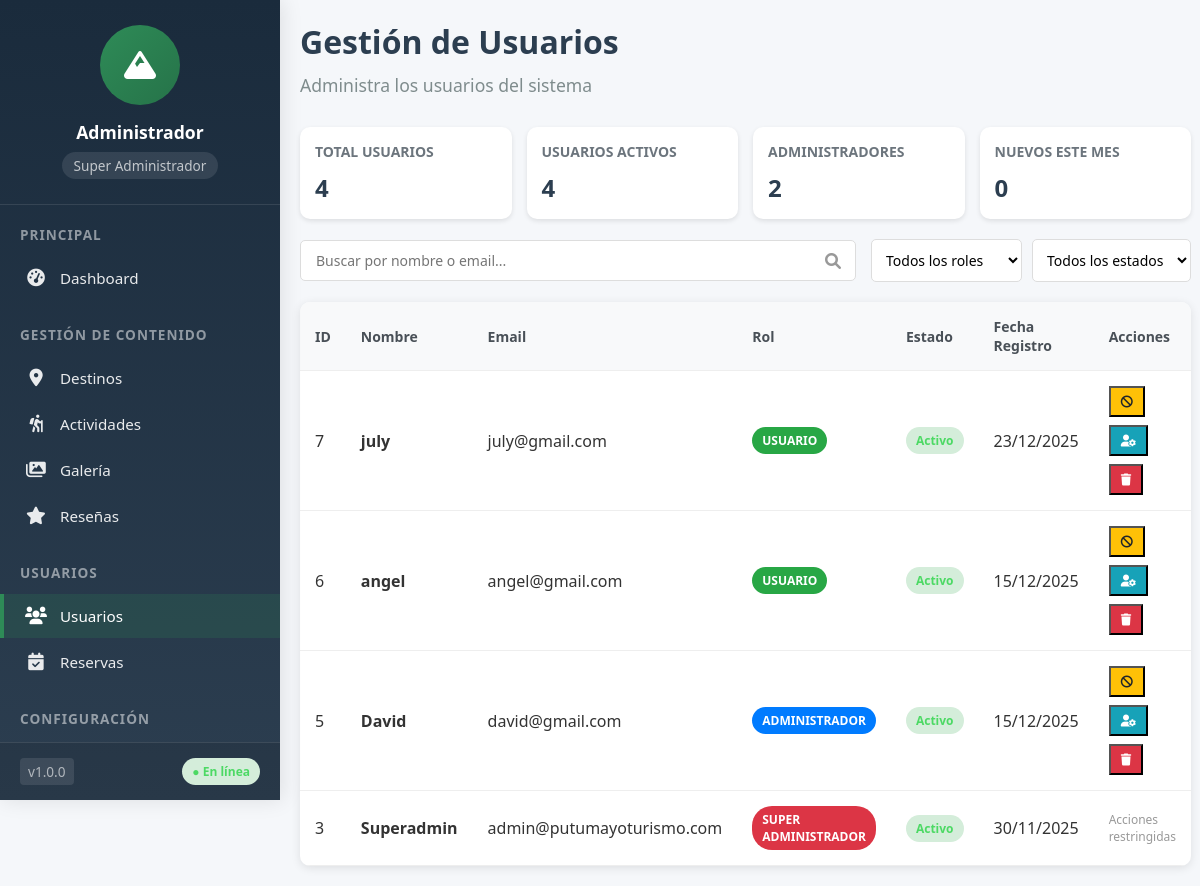
Screenshot of /admin/gestion-usuarios.php (signed in) with the database file from the repository.
### tables this page shows
CREATE TABLE `usuarios` (
  `id` int(11) NOT NULL,
  `nombre` varchar(100) NOT NULL,
  `email` varchar(100) NOT NULL,
  `telefono` varchar(20) DEFAULT NULL,
  `password` varchar(255) NOT NULL,
  `rol` enum('superadmin','admin','usuario') DEFAULT 'usuario',
  `activo` tinyint(1) DEFAULT 0,
  `fecha_registro` timestamp NOT NULL DEFAULT current_timestamp()
);

### includes/functions.php (called while the page is built, shortened)
<?php
function getRoleName($role)
{
    $roles = [
        'superadmin' => 'Super Administrador',
        'admin' => 'Administrador',
        'moderador' => 'Moderador',
        'usuario' => 'Usuario'
    ];
    return $roles[$role] ?? 'Usuario';
}
function formatDate($date, $format = 'd/m/Y')
{
    return date($format, strtotime($date));
}

### admin/gestion-usuarios.php (the view, shortened to what this page needs)
<?php
include '../includes/config.php';
$items_per_page = 10;
$current_page = isset($_GET['page']) ? max(1, (int)$_GET['page']) : 1;
$offset = ($current_page - 1) * $items_per_page;
$search = $_GET['search'] ?? '';
$sql = "SELECT * FROM usuarios WHERE 1=1";
$params = [];
$sql .= " ORDER BY fecha_registro DESC LIMIT ? OFFSET ?";
$params[] = $items_per_page;
$params[] = $offset;
try {
    $stmt = $pdo->prepare($sql);
    foreach ($params as $index => $param) {
        $stmt->bindValue($index + 1, $param, is_int($param) ? PDO::PARAM_INT : PDO::PARAM_STR);
    }
    $stmt->execute();
    $usuarios = $stmt->fetchAll(PDO::FETCH_ASSOC);
} catch (PDOException $e) {
    $usuarios = [];
    $error = "Error al cargar usuarios: " . $e->getMessage();
}
?>
<!DOCTYPE html>
<html lang="es">
<head>
    <link href="https://cdnjs.cloudflare.com/ajax/libs/font-awesome/6.0.0/css/all.min.css" rel="stylesheet">
</head>
<body>
    <div class="admin-container">
        <?php include 'sidebar.php'; ?>
        <div class="main-content">
            <div class="content-header">
                <h1>Gestión de Usuarios</h1>
                <p>Administra los usuarios del sistema</p>
            </div>
            <div class="user-stats">
                <?php
                try {
                    $stmt = $pdo->query("SELECT COUNT(*) as total FROM usuarios");
                    $total = $stmt->fetch()['total'] ?? 0;
                    $stmt = $pdo->query("SELECT COUNT(*) as total FROM usuarios WHERE activo = 1");
                    $activos = $stmt->fetch()['total'] ?? 0;
                    $stmt = $pdo->query("SELECT COUNT(*) as total FROM usuarios WHERE rol IN ('admin', 'superadmin')");
                    $admins = $stmt->fetch()['total'] ?? 0;
                    $stmt = $pdo->query("SELECT COUNT(*) as total FROM usuarios WHERE MONTH(fecha_registro) = MONTH(CURDATE())");
                    $nuevos_mes = $stmt->fetch()['total'] ?? 0;
                } catch (PDOException $e) {
                    $total = $activos = $admins = $nuevos_mes = 0;
                }
                ?>
                <div class="stat-card">
                    <h3>Total Usuarios</h3>
                    <div class="stat-number"><?php echo $total; ?></div>
                </div>
                <div class="stat-card">
                    <h3>Usuarios Activos</h3>
                    <div class="stat-number"><?php echo $activos; ?></div>
                </div>
                <div class="stat-card">
                    <h3>Administradores</h3>
                    <div class="stat-number"><?php echo $admins; ?></div>
                </div>
                <div class="stat-card">
                    <h3>Nuevos este mes</h3>
                    <div class="stat-number"><?php echo $nuevos_mes; ?></div>
                </div>
            </div>
            <div class="admin-actions">
                <div class="search-box">
                    <form method="GET" action="" id="searchForm">
                        <input type="text" name="search" id="searchUsers"
                            placeholder="Buscar por nombre o email..."
                            value="<?php echo htmlspecialchars($search); ?>">
                        <i class="fas fa-search"></i>
                    </form>
                </div>
                <div class="filter-options">
                    <select name="role" class="filter-select" onchange="applyFilters()" id="roleFilter">
                        <option value="">Todos los roles</option>
                    </select>
                    <select name="status" class="filter-select" onchange="applyFilters()" id="statusFilter">
                        <option value="">Todos los estados</option>
                    </select>
                </div>
            </div>
            <div class="table-container">
                <?php if (empty($usuarios)): ?>
                    <div style="padding: 40px; text-align: center;">
                        <i class="fas fa-users" style="font-size: 3rem; color: #ccc; margin-bottom: 1rem;"></i>
                        <p style="color: #666;">No se encontraron usuarios</p>
                    </div>
                <?php else: ?>
                    <table class="admin-table">
                        <thead>
                            <tr>
                                <th>ID</th>
                                <th>Nombre</th>
                                <th>Email</th>
                                <th>Rol</th>
                                <th>Estado</th>
                                <th>Fecha Registro</th>
                                <th>Acciones</th>
                            </tr>
                        </thead>
                        <tbody>
                            <?php foreach ($usuarios as $usuario): ?>
                                <tr>
                                    <td><?php echo htmlspecialchars($usuario['id']); ?></td>
                                    <td>
                                        <div class="user-info">
                                            <strong><?php echo htmlspecialchars($usuario['nombre']); ?></strong>
                                        </div>
                                    </td>
                                    <td><?php echo htmlspecialchars($usuario['email']); ?></td>
                                    <td>
                                        <span class="role-badge role-<?php echo $usuario['rol']; ?>">
                                            <?php echo getRoleName($usuario['rol']); ?>
                                        </span>
                                    </td>
                                    <td>
                                        <span class="status <?php echo $usuario['activo'] ? 'active' : 'inactive'; ?>">
                                            <?php echo $usuario['activo'] ? 'Activo' : 'Inactivo'; ?>
                                        </span>
                                    </td>
                                    <td><?php echo formatDate($usuario['fecha_registro']); ?></td>
                                    <td>
                                        <div class="action-buttons">
                                            <?php
                                            $canEdit = true;
                                            if ($usuario['rol'] === 'superadmin' && ($user_role !== 'superadmin' || $user_id == $usuario['id'])) {
                                                $canEdit = false;
                                            }
                                            ?>
                                            <?php if ($canEdit): ?>
                                                <?php if ($usuario['activo']): ?>
                                                    <form method="POST" style="display: inline;">
                                                        <button type="submit" class="btn-sm btn-warning"
                                                            onclick="return confirm('¿Desactivar este usuario?')"
                                                            title="Desactivar usuario">
                                                            <i class="fas fa-ban"></i>
                                                        </button>
                                                    </form>
                                                <?php endif; ?>
                                                <?php if ($user_role === 'superadmin' && $usuario['rol'] !== 'superadmin'): ?>
                                                    <button class="btn-sm btn-info"
                                                        onclick="openRoleModal(<?php echo $usuario['id']; ?>, '<?php echo $usuario['rol']; ?>')"
                                                        title="Cambiar rol">
                                                        <i class="fas fa-user-cog"></i>
                                                    </button>
                                                <?php endif; ?>
                                                <?php if ($usuario['rol'] !== 'superadmin' && ($user_role === 'superadmin' || ($user_role === 'admin' && $usuario['rol'] === 'usuario'))): ?>
                                                    <form method="POST" style="display: inline;">
                                                        <button type="submit" class="btn-sm btn-danger"
                                                            onclick="return confirm('¿Eliminar permanentemente este usuario? Esta acción no se puede deshacer.')"
                                                            title="Eliminar usuario">
                                                            <i class="fas fa-trash"></i>
                                                        </button>
                                                    </form>
                                                <?php endif; ?>
                                            <?php else: ?>
                                                <span style="color: #999; font-size: 12px;">Acciones restringidas</span>
                                            <?php endif; ?>
                                        </div>
                                    </td>
                                </tr>
                            <?php endforeach; ?>
                        </tbody>
                    </table>
                <?php endif; ?>
            </div>
        </div>
    </div>
</body>
</html>

### admin/gestion-usuarios.php (style rules this page uses)
* { margin: 0; padding: 0; box-sizing: border-box; font-family: 'Segoe UI', Tahoma, Geneva, Verdana, sans-serif; }
body { background: #f5f7fa; color: #333; }
.admin-container { display: flex; min-height: 100vh; }
.main-content { flex: 1; padding: 20px; margin-left: 280px; }
.content-header { margin-bottom: 30px; }
.content-header h1 { color: #2c3e50; margin-bottom: 10px; font-size: 2rem; }
.content-header p { color: #7f8c8d; font-size: 1.1rem; }
.btn-sm { padding: 5px 10px; font-size: 12px; }
.btn-info { background-color: #17a2b8; color: white; }
.btn-warning { background-color: #ffc107; color: #212529; }
.btn-danger { background-color: #dc3545; color: white; }
.admin-actions { display: flex; gap: 15px; margin-bottom: 20px; flex-wrap: wrap; align-items: center; }
.search-box { position: relative; flex: 1; min-width: 300px; }
.search-box input { width: 100%; padding: 10px 40px 10px 15px; border: 1px solid #ddd; border-radius: 5px; font-size: 14px; }
.search-box i { position: absolute; right: 15px; top: 50%; transform: translateY(-50%); color: #999; }
.filter-options { display: flex; gap: 10px; flex-wrap: wrap; }
.filter-select { padding: 10px; border: 1px solid #ddd; border-radius: 5px; background: white; font-size: 14px; min-width: 150px; }
.table-container { background: white; border-radius: 10px; overflow: hidden; box-shadow: 0 2px 10px rgba(0, 0, 0, 0.1); }
.admin-table { width: 100%; border-collapse: collapse; }
.admin-table th, .admin-table td { padding: 15px; text-align: left; border-bottom: 1px solid #eee; }
.admin-table th { background: #f8f9fa; font-weight: 600; color: #495057; font-size: 14px; }
.role-badge { padding: 5px 10px; border-radius: 20px; font-size: 12px; font-weight: 600; text-transform: uppercase; display: inline-block; }
.role-superadmin { background: #dc3545; color: white; }
.role-admin { background: #007bff; color: white; }
.role-usuario { background: #28a745; color: white; }
.status { padding: 5px 10px; border-radius: 20px; font-size: 12px; font-weight: 600; display: inline-block; }
.status.active { background: #d4edda; color: #155724; }
.action-buttons { display: flex; gap: 8px; flex-wrap: wrap; }
.user-stats { display: grid; grid-template-columns: repeat(auto-fit, minmax(200px, 1fr)); gap: 15px; margin-bottom: 20px; }
.stat-card { background: white; padding: 15px; border-radius: 10px; box-shadow: 0 2px 5px rgba(0, 0, 0, 0.1); }
.stat-card h3 { margin: 0; font-size: 14px; color: #6c757d; text-transform: uppercase; margin-bottom: 10px; }
.stat-number { font-size: 24px; font-weight: bold; color: #2c3e50; }

### admin/sidebar.php (style rules this page uses)
.status { display: flex; align-items: center; gap: 6px; }
.status.active { color: #4cd964; }

### rows the page displays
usuarios: id "7", nombre "july", email "july@gmail.com", rol "USUARIO", activo "Activo", fecha_registro "23/12/2025"
usuarios: id "6", nombre "angel", email "angel@gmail.com", rol "USUARIO", activo "Activo", fecha_registro "15/12/2025"
usuarios: id "5", nombre "David", email "david@gmail.com", rol "ADMINISTRADOR", activo "Activo", fecha_registro "15/12/2025"
usuarios: id "3", nombre "Superadmin", email "admin@putumayoturismo.com", rol "SUPER ADMINISTRADOR", activo "Activo", fecha_registro "30/11/2025", shows "Acciones restringidas"

### other values shown
$user_name "Administrador"
getRoleName($user_role) "Super Administrador"
$total "4"
$activos "4"
$admins "2"
$nuevos_mes "0"
